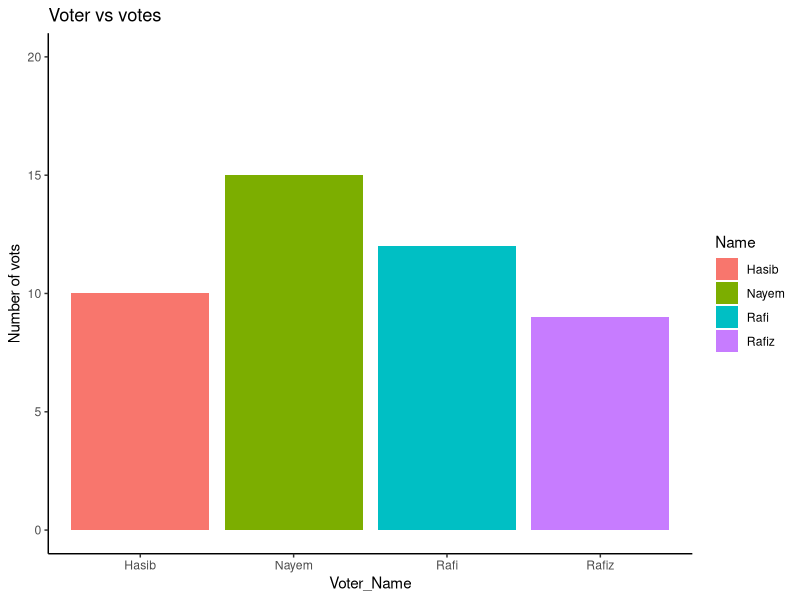

Reproduce this figure in R.
#----------------------------Column Graph----------------------------------------

#-------------------------------------------------------------------------------
#-------------------------------------------------------------------------------

#Procedure:
#step-1:load library and read CSV File
#step-2:ggplot(method)--->parameters=data_set,axies
#step-3:use geom_col() method for colom graph
#step-4: For axies color----> fill=axies name
#step-5: increase length of x or y axies: scale_y or y_continuous(limits = c(initial,final))
#Step-6:For labels: labs() method
#step-7:Give final stage:  theme_classic()
#-------------------------------------------------------------------------------
#Example:
library(ggplot2)

df<- read.csv("votes.csv")
p<-ggplot(df,aes(x=Name,y=votes))+
  geom_col(aes(fill=Name))+
  
  
  scale_y_continuous(limits = c(0,20))+
  labs(
    x="Voter_Name",
    y="Number of vots",
    title="Voter vs votes"
  )+
  theme_classic()
 
ggsave(
  "colom.png",
  plot = p, 
  height = 900,
  width =900,
  units="px"
  )
